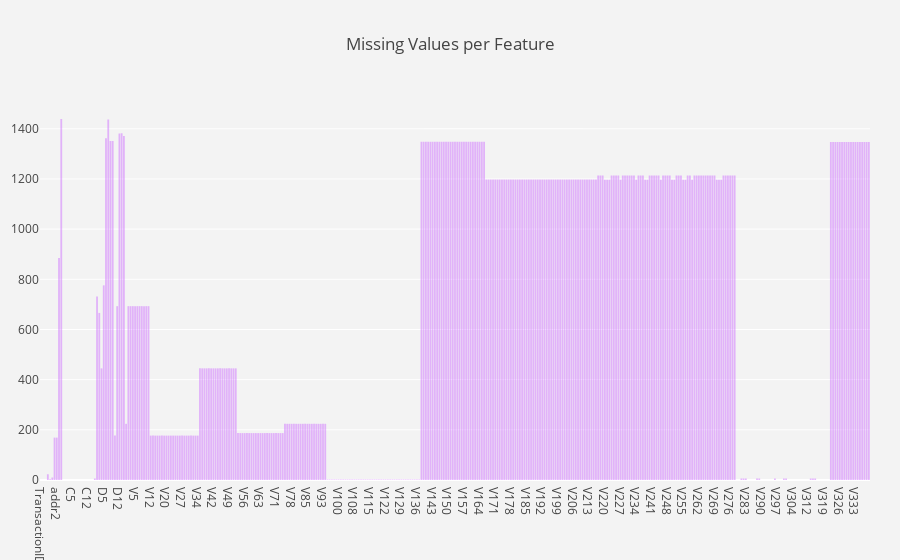

The code cell stored with this chart in its notebook:
### Markdown cell above
Number of NAN per variable barplot

### Code cell
features = transaction_df.iloc[:,:cat_start_idx].isna().sum().keys()
missing = transaction_df.iloc[:,:cat_start_idx].isna().sum().values

layout = go.Layout(
autosize=True,
title='Missing Values per Feature',
yaxis=dict(
    autorange=True,
    showgrid=True,
    zeroline=True,
    dtick=0,
    gridcolor='rgb(255, 255, 255)',
    gridwidth=1,
    zerolinecolor='rgb(255, 255, 255)',
    zerolinewidth=2,
),
margin=dict(
    l=40,
    r=30,
    b=80,
    t=100,
),
paper_bgcolor='rgb(243, 243, 243)',
plot_bgcolor='rgb(243, 243, 243)',
showlegend=False
)

fig = go.Figure([go.Bar(x=features, y = missing,
                        marker_color = 'rgba(207, 114, 255, 0.5)')],layout=layout)
fig.show()

### Figure 1 — Plotly figure (JSON) as saved in the notebook; plotly's stock layout.template omitted (floating-point values rounded to 4 significant figures; data arrays with more than 128 entries replaced by an {"elided": "..."} marker saying what was removed)
{"data": [{"marker": {"color": "rgba(207, 114, 255, 0.5)"}, "type": "bar", "uid": "466332d2-94f5-4f90-b458-4fd081f37c47", "x": {"elided": "371 str values"}, "y": {"elided": "371 int values"}}], "layout": {"autosize": true, "margin": {"b": 80, "l": 40, "r": 30, "t": 100}, "paper_bgcolor": "rgb(243, 243, 243)", "plot_bgcolor": "rgb(243, 243, 243)", "showlegend": false, "title": {"text": "Missing Values per Feature"}, "xaxis": {"autorange": true, "range": [-0.5, 370.5], "type": "category"}, "yaxis": {"autorange": true, "dtick": 0, "gridcolor": "rgb(255, 255, 255)", "gridwidth": 1, "range": [0, 1515.0], "showgrid": true, "type": "linear", "zeroline": true, "zerolinecolor": "rgb(255, 255, 255)", "zerolinewidth": 2}}}
